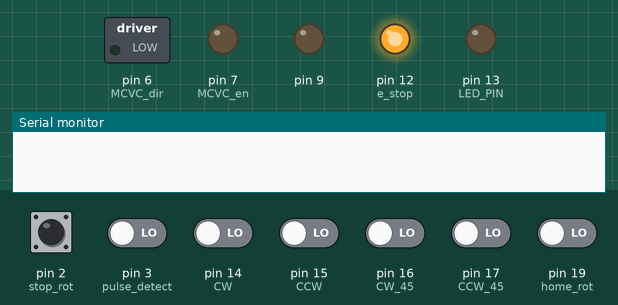
Bench run of a sketch on a simulated Arduino Uno, built with avr-gcc and run on an emulated ATmega328P. Parts: switched loads named in the sketch (green lamp = pin HIGH), output pins drawn as LEDs (lit = HIGH), the last lines printed to the serial monitor. Dashed ring = blinking. The inputs (shaded band) are chosen by the test bench; at power-on: pin 2 (stop_rot), pin 3 (pulse_detect), pin 14 (CW), pin 15 (CCW), pin 16 (CW_45), pin 17 (CCW_45), pin 19 (home_rot) LOW.

Above: at 1.2 s.
1.3 s: pin 14 (CW) driven HIGH
At 2.3 s:
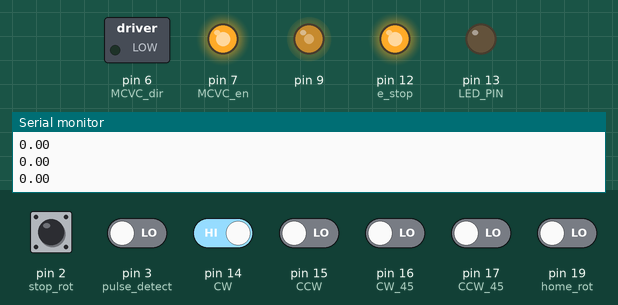
2.8 s: pin 2 (stop_rot) pulled HIGH for 0.15 s
At 3.3 s:
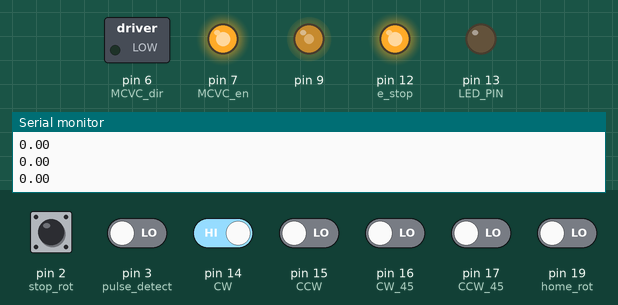
4.4 s: pin 2 (stop_rot) driven HIGH and pin 3 (pulse_detect) driven HIGH and pin 14 (CW) driven LOW and pin 15 (CCW) driven HIGH and pin 16 (CW_45) driven HIGH
At 5.7 s:
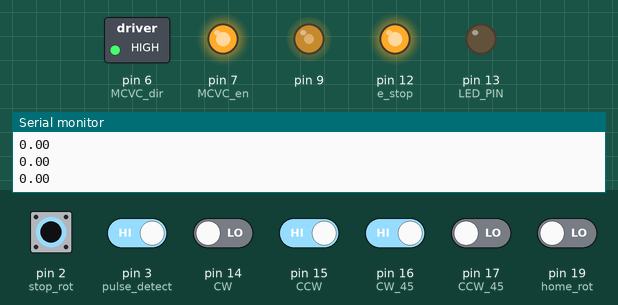
6.0 s: pin 2 (stop_rot) pulsed LOW 2 times (0.12 s each, 0.3 s apart)
At 6.18 s:
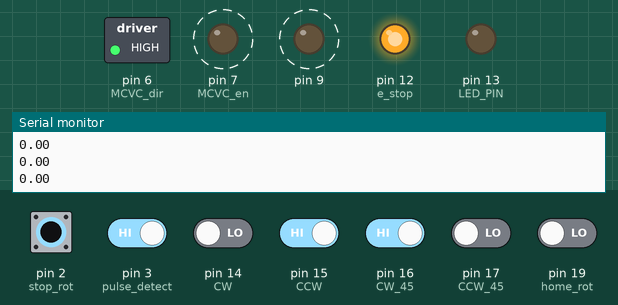
Timing chart, 0 to 9.0 s (numbered marks = the images above; inputs shaded):
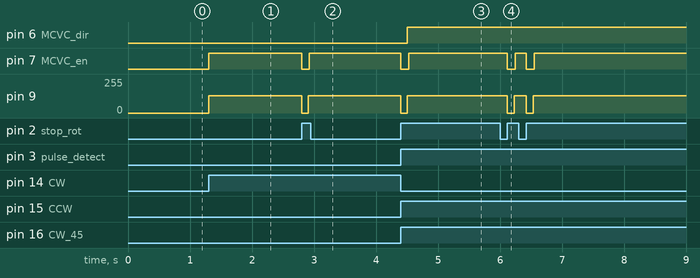

The sketch:

robot_positioner_v0.52_interrupts.ino
```cpp
#include <TimerOne.h>
// global variable declarations
int LED_PIN = 13; // LED status on pin 13
int e_stop = 12;
int CCW = 15;
int CW = 14;
int CW_45 = 16;
int CCW_45 = 17;
int home_rot = 19;
int stop_rot = 2;
int pulse_detect = 3; // interrupt pin for encoder
int MCVC_freq = 9; // Sets motor frequency
int MCVC_dir = 6; // Sets motor direction
int MCVC_en = 7;

long pulses = 4;
long gear_ratio = 500;
float pos = 90; // variable to store the servo position
float home_pos = 90;
int stop_flag = 0;
int update_count = 0;

int previous_home_press = 0;
int home_reading = 0;
unsigned long home_counter = 0;
float degrees_to_rotate = 0;

// need some math calculations for the servo motor for specific rotations

/******Setup******/
void setup() {
  Serial.begin(9600);
  pinMode(LED_PIN, OUTPUT); // sets the digital pin as output

  pinMode(e_stop, OUTPUT);

  //pinMode(MCVC_freq, OUTPUT);
  pinMode(MCVC_dir, OUTPUT);
  pinMode(MCVC_en, OUTPUT);

  pinMode(CCW, INPUT);
  pinMode(CW, INPUT);
  pinMode(CW_45, INPUT);
  pinMode(CCW_45, INPUT);
  pinMode(home_rot, INPUT);

  Timer1.initialize(200); // set period
  attachInterrupt(digitalPinToInterrupt(stop_rot), stop_rotating , RISING);

  digitalWrite(e_stop, HIGH);
}


/******Wait for Rotations to Finish******/
void wait_rotate(int degrees) {
  float pulse_count = 0;
  float rot_direction;
  long abs_degrees = degrees;
  if (degrees > 0){
    rot_direction = -1;
  }
  else {
    rot_direction = 1;
    abs_degrees = degrees * (-1);
    Serial.print(degrees);
    Serial.print(abs_degrees);
  }
  float pulses_to_count = (abs_degrees*pulses*gear_ratio)/360.0;
  Serial.print((pulses_to_count));
  Serial.print("\n");
  attachInterrupt(digitalPinToInterrupt(pulse_detect), pulse_count_ISR , RISING);
  interrupts();
  while ((pulse_count < pulses_to_count) && (stop_flag == 0)){
    if (update_count == 1) {
      update_count = 0;
      pulse_count++;
      pos = pos + rot_direction/((pulses*gear_ratio)/360.0);
    }
    Serial.print(pulse_count);
    Serial.print("\n");
  }
  detachInterrupt(digitalPinToInterrupt(pulse_detect));
  noInterrupts();
  if (pos < 0){
    pos = pos + 360;
  }
  else if (pos > 360){
    pos = pos - 360;
  }
  Serial.print("Degrees is now: ");
  Serial.print((pos));
  Serial.print("****************************************************************************");
  Serial.print("\n");

  stop_flag = 0;
}

/******Rotation Routine******/
void rotate(int degrees) {
  Timer1.pwm(MCVC_freq, 512); // 512 should be 50% duty cycle
  if (degrees < 0){
    digitalWrite(MCVC_dir, LOW); // set rotation direction to right
    Serial.print("Direction is CW\n");
  }
  else {
    digitalWrite(MCVC_dir, HIGH);
    Serial.print("Direction is CCW\n");
  }
  digitalWrite(MCVC_en, HIGH); // turn on rotation
  wait_rotate(degrees);
}


void disable_Encoder() {
  Timer1.disablePwm(MCVC_freq);
  digitalWrite(MCVC_en, LOW); // turn off
}


/******Running******/
void loop() {
    //Serial.print("TEST CYCLE\n");

    if (digitalRead(e_stop) == LOW) { // added this in for the e_stop check
      stop_rotating();
      digitalWrite(LED_PIN, HIGH);
    } else {
      digitalWrite(LED_PIN, LOW);
      if(digitalRead(CCW) == HIGH) {
          while (digitalRead(CCW) == HIGH){
            Serial.print("CCW\n"); // doesn't work
            rotate(1);
          }
          disable_Encoder();
      } else if(digitalRead(CCW_45) == HIGH) {
          Serial.print("CCW_45\n");
          rotate(45);
          disable_Encoder();
      } else if(digitalRead(CW) == HIGH) {
          while (digitalRead(CW) == HIGH){
            Serial.print("CW\n");
            rotate(-1);
          }
          disable_Encoder();
      } else if(digitalRead(CW_45) == HIGH) { // doesn't work
          Serial.print("CW_45\n");
          rotate(-45);
          disable_Encoder();
      } else if(digitalRead(home_rot) == HIGH) {
          if (previous_home_press == 0){
            Serial.print("Start counting:\n");
          }
          home_counter ++;
          Serial.print(home_counter);
          Serial.print("\n");
          if (digitalRead(home_rot) == 0){
            if (home_counter >= 500) {  // hold
              Serial.print("home_position: long press\n");
              home_pos = pos;  // new home position
              Serial.print("New home position is: ");
              Serial.print(home_pos);
              Serial.print("\n");
            } else if (home_counter >= 25) { // short press
              Serial.print("home_position: short press\n");
              rotate(pos - home_pos);
              disable_Encoder();
            }
          }
       }
       previous_home_press = digitalRead(home_rot);
       if (previous_home_press == 0){
        home_counter = 0;
       }
    }
}

/******Interrupt Routine******/
void stop_rotating() {
  stop_flag = 1;
  //detachInterrupt(digitalPinToInterrupt(pulse_detect));
  noInterrupts();
  disable_Encoder();
  Serial.print("Stop\n");
}

void pulse_count_ISR() {
  if (stop_flag == 0){
    update_count = 1;
    //Serial.print("P\n");
  }
  else {
    Serial.print("NP\n");
  }
}
```

Measured:
- after the input at 1.3 s, pin 7 (MCVC_en): LOW → HIGH at once; pin 9: 0/255 → 128/255 at once
- after the input at 2.8 s, pin 7 (MCVC_en): HIGH → LOW at once, → HIGH 0.13 s later; pin 9: 128/255 → 0/255 at once, → 128/255 0.11 s later
- after the input at 4.4 s, pin 6 (MCVC_dir): LOW → HIGH after 0.11 s; pin 7 (MCVC_en): HIGH → LOW at once, → HIGH 0.13 s later; pin 9: 128/255 → 0/255 at once, → 128/255 0.11 s later
- after the input at 6.0 s, pin 7 (MCVC_en): alternates HIGH for 0.17 s and LOW for 0.13 s, 4 changes in all, then stays HIGH, starting after 0.12 s; pin 9: alternates 128/255 for 0.19 s and 0/255 for 0.11 s, 4 changes in all, then stays 128/255, starting after 0.12 s
